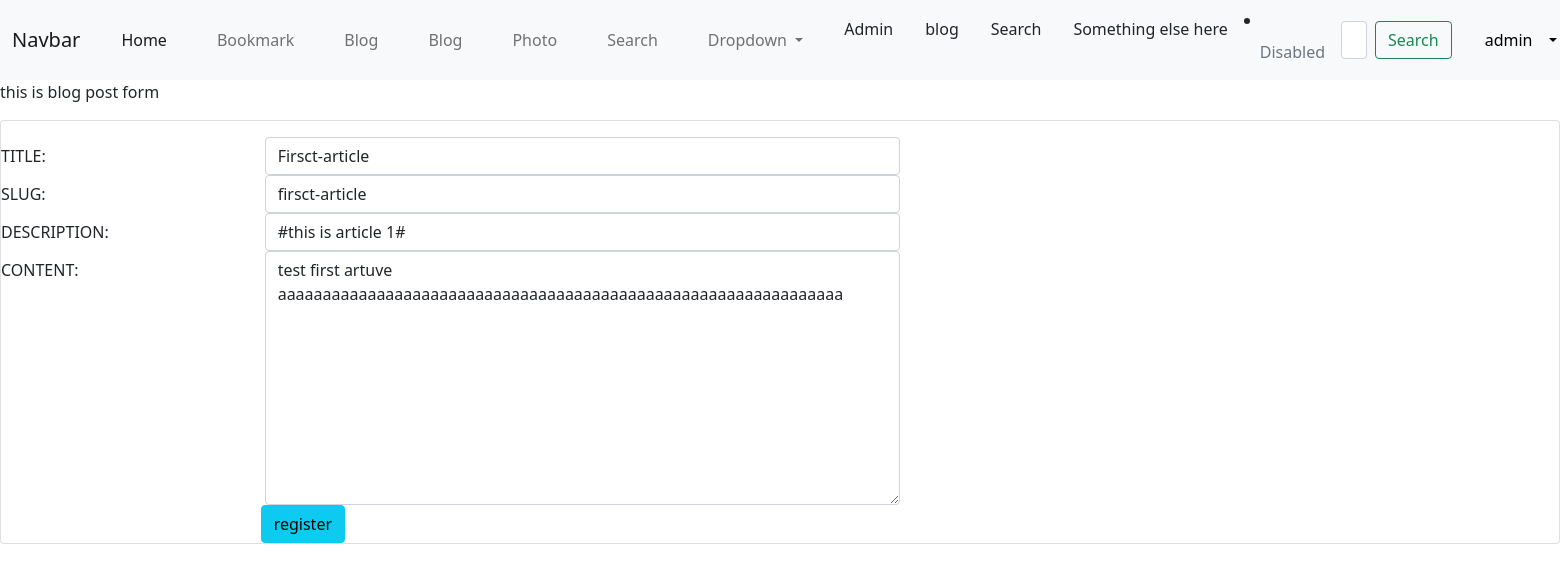
The page /blog/1/update/ (signed in) on the database its author committed.
### blog/models.py (models this page shows, shortened)
class Post(models.Model):
    title = models.CharField(verbose_name='TITLE', max_length=50)
    slug = models.SlugField('SLUG', unique=True, allow_unicode=True, help_text='one word for title alias.')
    description = models.CharField('DESCRIPTION', max_length=100, blank=True, help_text='simple description text.')
    content = models.TextField('CONTENT')
    tags = TaggableManager()
    owner = models.ForeignKey(User, on_delete=models.CASCADE, blank=True, null=True)
    create_dt = models.DateTimeField('CREATE DATE', auto_now_add=True)
    modify_dt = models.DateTimeField('MODIY DATE', auto_now=True)
    class Meta:
        verbose_name = 'post'
        verbose_name_plural = 'posts'
        db_table = 'blog_posts'
        ordering=('-modify_dt',)

### blog/views.py (the view)
# urls.py: path('<int:pk>/update/', views.PostUpdateView.as_view(), name='update'),
class PostUpdateView(LoginRequiredMixin, UpdateView):
    model = Post
    fields=['title','slug', 'description', 'content','tags']
    success_url = reverse_lazy('blog:index')

### blog/templates/blog/post_form.html (shortened to what this page needs)
{% extends 'base.html' %}
{% load widget_tweaks %}
{% block content %}
<p class='font-italic'>this is blog post form</p>
<form action='.' method='post' class='card pt-3'>
    <div class='form-group row'>
        {{ form.title|add_label_class:"col-form-label col-sm-2 ml-3 font-weight-bold"}}
        <div class='col-sm-5'>
            {{form.title|add_class:'form-control'|attr:'autofocus'}}
        </div>
    </div>
    <div class='form-group row'>
        {{ form.slug|add_label_class:"col-form-label col-sm-2 ml-3 font-weight-bold"}}
        <div class='col-sm-5'>
            {{form.slug|add_class:'form-control'|attr:'autofocus'}}
        </div>
    </div>
    <div class='form-group row'>
        {{form.description|add_label_class:'col-form-label col-sm-2 ml-3 font-weight-bold'}}
        <div class='col-sm-5'>
            {{form.description|add_class:'form-control'}}
        </div>
    </div>
    <div class='form-group row'>
        {{form.content|add_label_class:'col-form-label col-sm-2 ml-3 font-weight-bold'}}
        <div class='col-sm-5'>
            {{form.content|add_class:'form-control'}}
        </div>
    </div>
    <div class='form-group'>
        <div class='offset-sm-2 col-sm-5'>
            <input type='submit' value='register' class='btn btn-info'>
        </div>
    </div>
</form>
{% endblock %}

### mysite/templates/base.html (shortened to what this page needs)
<!DOCTYPE html>
<html lang='ko'>
    <head>
        <link href="https://cdn.jsdelivr.net/npm/bootstrap@5.1.3/dist/css/bootstrap.min.css" rel="stylesheet">
    </head>
    <body>
        <nav class="navbar navbar-expand-lg navbar-light bg-light">
            <div class="container-fluid">
                <span class="navbar-brand" href="#">Navbar</span>
                <div class="collapse navbar-collapse" id="navbarSupportedContent">
                    <ul class="navbar-nav me-auto mb-2 mb-lg-0">
                        <li class="nav-item mx-1 btn btn-pimary">
                            <a class="nav-link active" aria-current="page" href="{% url 'home' %}">Home</a>
                        </li>
                        <li class="nav-item mx-1 btn btn-pimary">
                            <a class="nav-link" href="{% url 'bookmark:index' %}">Bookmark</a>
                        </li>
                        <li class="nav-item mx-1 btn btn-pimary">
                            <a class="nav-link" href="{% url 'blog:index' %}">Blog</a>
                        </li>
                        <li class="nav-item mx-1 btn btn-pimary">
                            <a class="nav-link" href="{% url 'blog:index' %}">Blog</a>
                        </li>
                        <li class="nav-item mx-1 btn btn-pimary">
                            <a class="nav-link" href="{% url 'photo:index' %}">Photo</a>
                        </li>
                        <li class="nav-item mx-1 btn btn-pimary">
                            <a class="nav-link"href="{% url 'blog:search' %}">Search</a>
                        </li>
                        <li class="nav-item dropdown mx-1 btn btn-pimary">
                            <a class="nav-link dropdown-toggle" href="#" id="navbarDropdown" role="button" data-toggle="dropdown" aria-expanded="false">
                            Dropdown
                            </a>
                            <div class="dropdown-menu" aria-labelledby="navbarDropdown">
                                <li><a class="dropdown-item" href="{% url 'admin:index' %}">Admin</a></li>
                                <li><a class="dropdown-item" href="{% url 'blog:post_archive' %}">blog</a></li>
                                <li><a class="dropdown-item" href="{% url 'blog:search' %}">Search</a></li>
                                <li><a class="dropdown-item" href="#">Something else here</a></li>
                            </div>
                        </li>
                        <li class="nav-item">
                            <a class="nav-link disabled">Disabled</a>
                        </li>
                    </ul>
                    <form class="d-flex" action="" method="post">
                        <input class="form-control me-2" type="search" placeholder="global_Search" aria-label="Search">
                        <button class="btn btn-outline-success" type="submit">Search</button>
                    </form>
                    <ul class='navbar-nav ml-5 mr-5'>
                        <li class='nav-item dropdown mx-1 btn btn-ptimary'>
                            {% if user.is_active %}
                                <a class='nav-link dropdown-toggle text-black' href='#' data-toggle='dropdown'>
                                    &ensp;{% firstof user.get_shor_name user.get_username %}&ensp;
                                </a>
                            {% endif %}
                        </li>
                    </ul>
                </div>
            </div>
        </nav>
        {% block content %}
        {% endblock %}
    </body>
</html>

### rows shown on the page
Post: title|add_label_class "TITLE:", title "Firsct-article", slug|add_label_class "SLUG:", slug "firsct-article", description|add_label_class "DESCRIPTION:", description "#this is article 1#", content|add_label_class "CONTENT:", content "test first artuve aaaaaaaaaaaaaaaaaaaaaaaaaaaaaaaaaaaaaaaaaaaaaaaaaaaaaaaaaaaaaaa"
